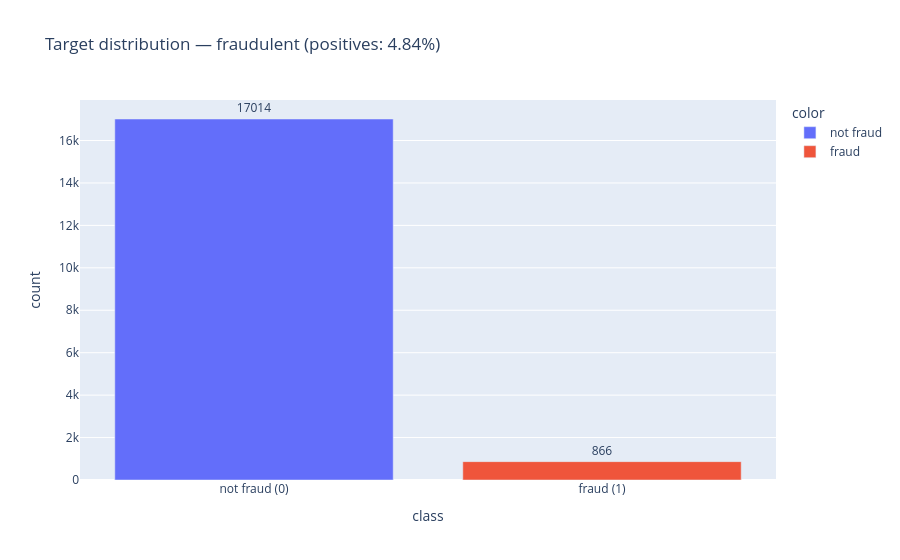
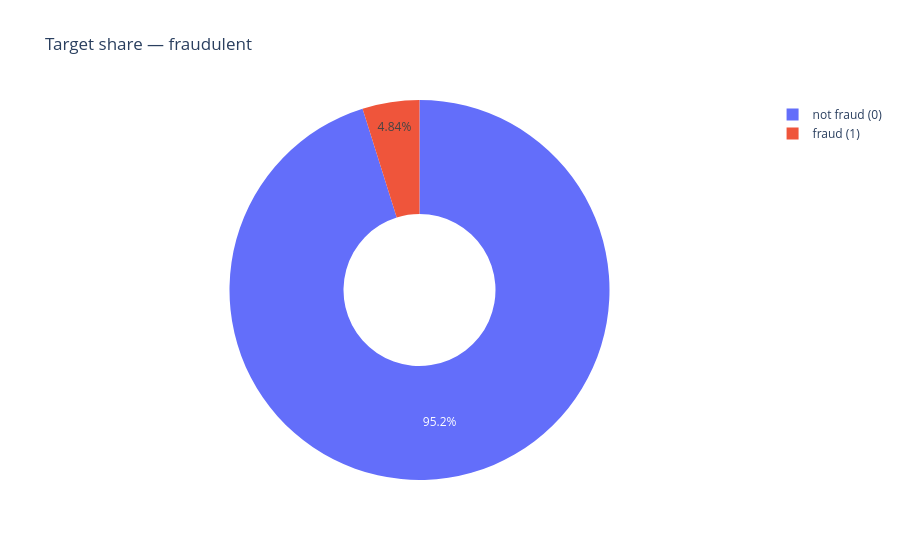

Source (notebook cell) for these figures, in order:
### Markdown cell above
## 2. Распределение целевой переменной

Таргет `fraudulent` — бинарный. Ожидаем сильный дисбаланс (~5% позитивов). Это напрямую влияет на выбор метрик (F1/recall/PR-AUC, не accuracy) и стратегию обучения.

### Code cell
vc = DF[TARGET].value_counts().sort_index()
total = len(DF)
pos = int(vc.get(1, 0))
neg = int(vc.get(0, 0))
pos_rate = pos / total
imbalance_ratio = neg / max(pos, 1)

print('TARGET value_counts:')
print(vc)
print(f'\nTotal rows: {total}')
print(f'Positives (fraudulent=1): {pos} ({pos_rate:.4%})')
print(f'Negatives (fraudulent=0): {neg} ({neg/total:.4%})')
print(f'Imbalance ratio (neg/pos): {imbalance_ratio:.2f} : 1')

# Plot 1: bar
fig1 = px.bar(x=['not fraud (0)', 'fraud (1)'], y=[neg, pos],
              title=f'Target distribution — fraudulent (positives: {pos_rate:.2%})',
              labels={'x': 'class', 'y': 'count'}, text=[neg, pos], color=['not fraud','fraud'])
fig1.update_traces(textposition='outside')
FIGS.append(fig1)

# Plot 2: pie
fig2 = px.pie(values=[neg, pos], names=['not fraud (0)', 'fraud (1)'],
              title='Target share — fraudulent', hole=0.4)
FIGS.append(fig2)
print(f'\nFIGS so far: {len(FIGS)}')

### Figure 1 — Plotly figure (JSON) as saved in the notebook; plotly's stock layout.template omitted (floating-point values rounded to 4 significant figures)
{"data": [{"hovertemplate": "color=not fraud<br>class=%{x}<br>count=%{y}<br>text=%{text}<extra></extra>", "legendgroup": "not fraud", "marker": {"color": "#636efa", "pattern": {"shape": ""}}, "name": "not fraud", "orientation": "v", "showlegend": true, "text": [17010.0], "textposition": "outside", "type": "bar", "x": ["not fraud (0)"], "xaxis": "x", "y": [17014], "yaxis": "y"}, {"hovertemplate": "color=fraud<br>class=%{x}<br>count=%{y}<br>text=%{text}<extra></extra>", "legendgroup": "fraud", "marker": {"color": "#EF553B", "pattern": {"shape": ""}}, "name": "fraud", "orientation": "v", "showlegend": true, "text": [866.0], "textposition": "outside", "type": "bar", "x": ["fraud (1)"], "xaxis": "x", "y": [866], "yaxis": "y"}], "layout": {"barmode": "relative", "legend": {"title": {"text": "color"}, "tracegroupgap": 0}, "title": {"text": "Target distribution — fraudulent (positives: 4.84%)"}, "xaxis": {"anchor": "y", "domain": [0.0, 1.0], "title": {"text": "class"}}, "yaxis": {"anchor": "x", "domain": [0.0, 1.0], "title": {"text": "count"}}}}

### Figure 2 — Plotly figure (JSON) as saved in the notebook; plotly's stock layout.template omitted (floating-point values rounded to 4 significant figures)
{"data": [{"domain": {"x": [0.0, 1.0], "y": [0.0, 1.0]}, "hole": 0.4, "hovertemplate": "label=%{label}<br>value=%{value}<extra></extra>", "labels": ["not fraud (0)", "fraud (1)"], "legendgroup": "", "name": "", "showlegend": true, "type": "pie", "values": [17014, 866]}], "layout": {"legend": {"tracegroupgap": 0}, "title": {"text": "Target share — fraudulent"}}}
